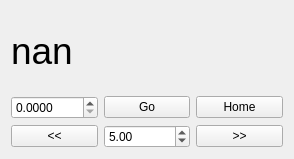
           <widget class="QWidget" name="HWP">
            <property name="geometry">
             <rect>
              <x>0</x>
              <y>0</y>
              <width>294</width>
              <height>159</height>
             </rect>
            </property>
            <attribute name="label">
             <string>HWP</string>
            </attribute>
            <layout class="QGridLayout" name="gridLayout_6">
             <item row="2" column="2">
              <widget class="QPushButton" name="HWP_positive_step">
               <property name="text">
                <string>&gt;&gt;</string>
               </property>
              </widget>
             </item>
             <item row="2" column="0">
              <widget class="QPushButton" name="HWP_negative_step">
               <property name="text">
                <string>&lt;&lt;</string>
               </property>
              </widget>
             </item>
             <item row="1" column="0">
              <widget class="QDoubleSpinBox" name="HWP_move_to_angle">
               <property name="decimals">
                <number>4</number>
               </property>
               <property name="maximum">
                <double>360.000000000000000</double>
               </property>
              </widget>
             </item>
             <item row="2" column="1">
              <widget class="QDoubleSpinBox" name="HWP_rel_step">
               <property name="value">
                <double>5.000000000000000</double>
               </property>
              </widget>
             </item>
             <item row="1" column="1">
              <widget class="QPushButton" name="HWP_go">
               <property name="text">
                <string>Go</string>
               </property>
              </widget>
             </item>
             <item row="1" column="2">
              <widget class="QPushButton" name="HWP_go_home">
               <property name="text">
                <string>Home</string>
               </property>
              </widget>
             </item>
             <item row="0" column="0" colspan="3">
              <widget class="QLabel" name="HWP_angle">
               <property name="font">
                <font>
                 <pointsize>28</pointsize>
                </font>
               </property>
               <property name="text">
                <string>nan</string>
               </property>
              </widget>
             </item>
            </layout>
           </widget>
